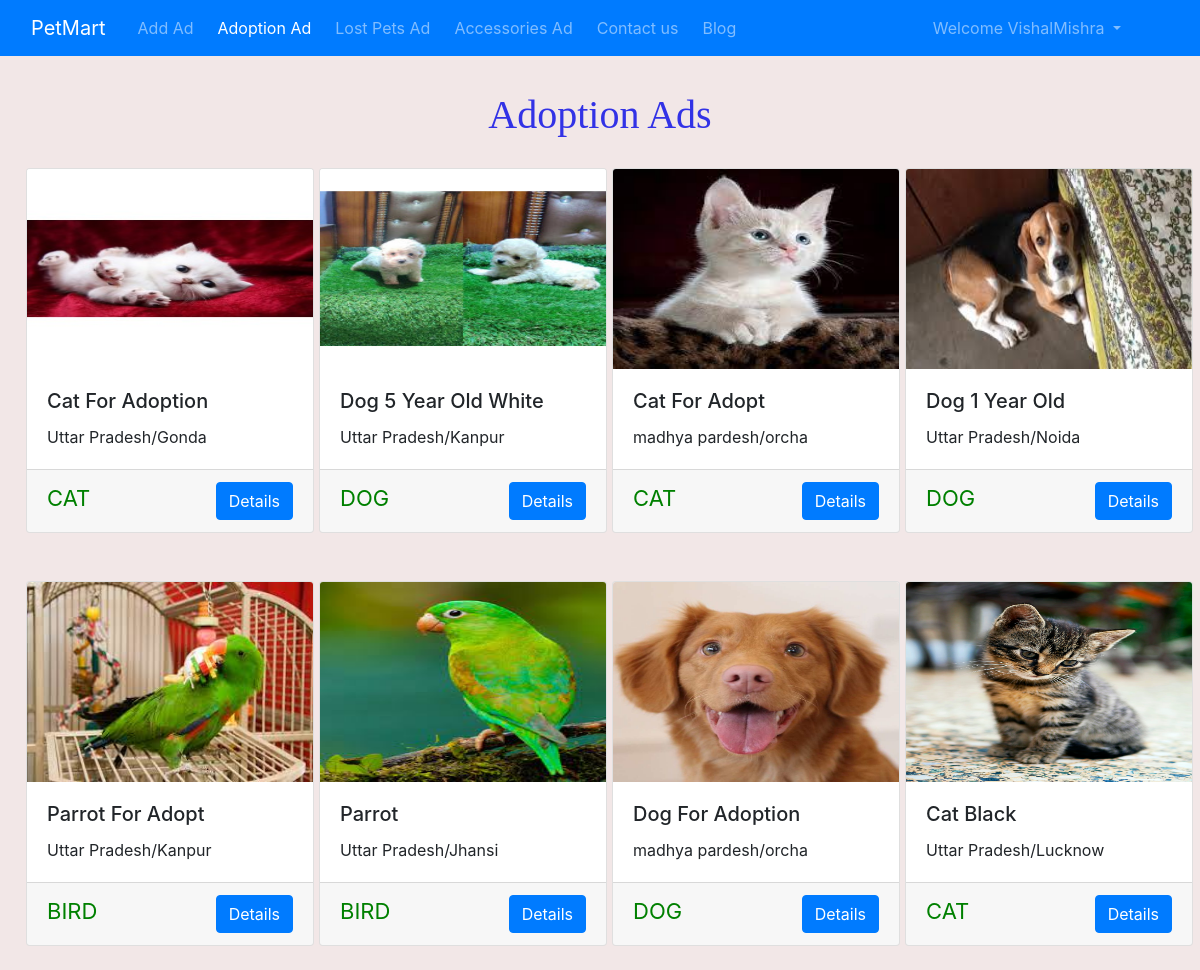
/shop/Adoption (signed in), run on the app's committed database.
### shop/models.py (models this page shows, shortened)
class Adds(models.Model):
    addId=models.AutoField
    adType=models.CharField(max_length=20,default="")
    addName=models.CharField(max_length=50,default="")
    petCatgory=models.CharField(max_length=50,default="")
    addDescription=models.CharField(max_length=300,default="")
    userId=models.IntegerField()
    pno=models.CharField(max_length=12,default="")
    state=models.CharField(max_length=50,default="")
    city=models.CharField(max_length=50,default="")
    price=models.IntegerField(default=0)
    pub_date=models.DateField(auto_now_add=True)
    image=models.ImageField(upload_to="shop/images/",default="")

### shop/views.py (the view)
# urls.py: path('Adoption', views.Adoption, name="Adoption"),
def Adoption(request):
    PetAdoptionAdd = Adds.objects.filter(adType="Pet Adoption")
    params={'adoption':PetAdoptionAdd}
    return render(request, 'shop/AdoptionAd.html', params)

### shop/templates/shop/AdoptionAd.html (shortened to what this page needs)
{% extends 'shop/base.html' %}
{%block AdoptionActive %} active {%endblock AdoptionActive %}
{% block body %}
<div class="container-fluid">
    <h1 id="heading">Adoption Ads</h1>
    {% for i in adoption %}
    <div class="col-xs-3 col-sm-3 col-md-3 ">
        <div class="card my-4" style="width: 18rem;">
            <img src='/media/{{i.image}}' class="card-img-top" alt="...">
            <div class="card-body">
                <h5 class="card-title">{{i.addName|title}}</h5>
                <p class="card-text"> {{i.state}}/{{i.city}}</p>
            </div>
            <div class="card-footer">
                <p id="category">{{i.petCatgory}}</P>
                <a href="/shop/adview/{{i.id}}">
                    <button id="vd{{i.id}}" class="btn btn-primary cart">Details</button>
                </a>
            </div>
        </div>
    </div>
    {% empty %}
    No data found
    {% endfor %}
</div>
{% endblock %}

### shop/templates/shop/base.html (shortened to what this page needs)
<!doctype html>
<html lang="en">
  <head>
    <link rel="stylesheet" href="https://stackpath.bootstrapcdn.com/bootstrap/4.2.1/css/bootstrap.min.css">
  </head>
  <body>
    <nav class="navbar navbar-expand-lg navbar-dark bg-primary">
      <div class="container-fluid">
        <a class="navbar-brand" href="/">PetMart</a>
        <div class="collapse navbar-collapse" id="navbarSupportedContent">
          <ul class="navbar-nav me-auto mb-2 mb-lg-0 nav">
            <li class="nav-item  {%block AddActive %} {%endblock AddActive %}">
              <a class="nav-link ml-2" aria-current="page" href="/shop/addAd">Add Ad</a>
            </li>
            <li class="nav-item ml-2 {%block AdoptionActive %} {%endblock AdoptionActive %}">
              <a class="nav-link" aria-current="page" href="/shop/Adoption">Adoption Ad</a>
            </li>
            <li class="nav-item ml-2 {%block LostActive %} {%endblock LostActive %}">
              <a class="nav-link" aria-current="page" href="/shop/lostPet">Lost Pets Ad</a>
            </li>
            <li class="nav-item ml-2 {%block Accessories %} {%endblock Accessories %}">
              <a class="nav-link" aria-current="page" href="/shop/accessoriesAd">Accessories Ad</a>
            </li>
            <li class="nav-item ml-2 {%block contactActive %} {%endblock contactActive %}">
              <a class="nav-link" href="/shop/contact">Contact us</a>
            </li>
            <li class="nav-item ml-2 {%block BlogActive %} {%endblock BlogActive %}">
              <a class="nav-link" aria-current="page" href="/blog">Blog</a>
            </li>
          </ul>
          {% if user.is_authenticated %}
          <ul class="navbar-nav ml-auto">
            <li class="nav-item dropdown">
              <a class="nav-link dropdown-toggle" href="#" id="navbarDropdown" role="button" data-toggle="dropdown" aria-haspopup="true" aria-expanded="false">
                Welcome {{request.user}}
              </a>
            </li>
        </ul>
          {% endif %}
        </div>
      </div>
    </nav>
    {% block body %} {% endblock %}
  </body>
</html>

### data on the page
Adds: image (picture), addName "Cat For Adoption", state "Uttar Pradesh", city "Gonda", petCatgory "CAT"
Adds: image (picture), addName "Dog 5 Year Old White", state "Uttar Pradesh", city "Kanpur", petCatgory "DOG"
Adds: image (picture), addName "Cat For Adopt", state "madhya pardesh", city "orcha", petCatgory "CAT"
Adds: image (picture), addName "Dog 1 Year Old", state "Uttar Pradesh", city "Noida", petCatgory "DOG"
Adds: image (picture), addName "Parrot For Adopt", state "Uttar Pradesh", city "Kanpur", petCatgory "BIRD"
Adds: image (picture), addName "Parrot", state "Uttar Pradesh", city "Jhansi", petCatgory "BIRD"
Adds: image (picture), addName "Dog For Adoption", state "madhya pardesh", city "orcha", petCatgory "DOG"
Adds: image (picture), addName "Cat Black", state "Uttar Pradesh", city "Lucknow", petCatgory "CAT"

### other printed values
{{ request.user }} "VishalMishra"
